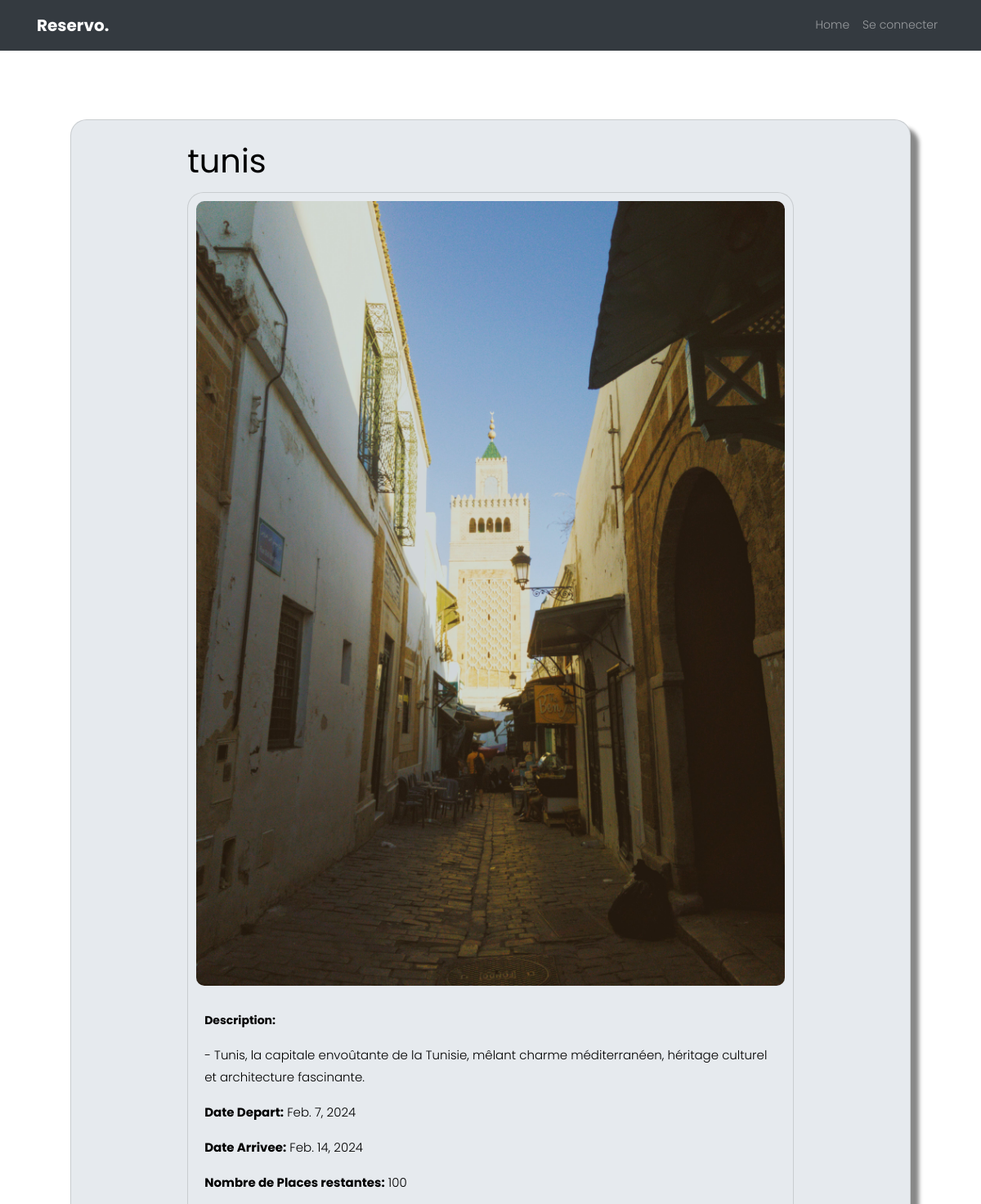
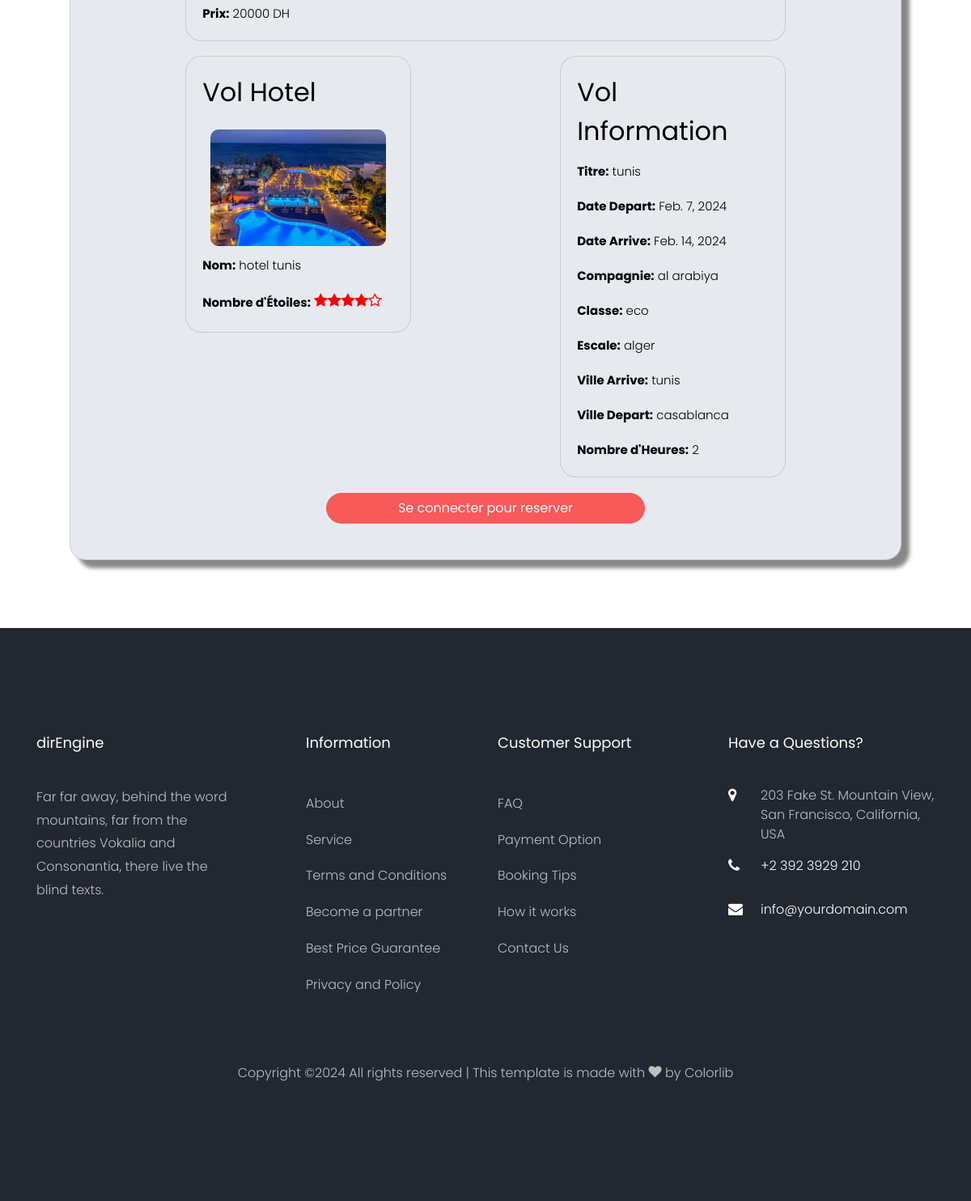
Page /detailsvoyage/1/ on the committed database (2 pictures, top to bottom).
### app1/models.py (models this page shows, shortened)
class Voyage(models.Model):
    titre = models.CharField(max_length=100)
    description = models.TextField(max_length=1000)
    date_depart = models.DateField()
    date_arrivee = models.DateField()
    prix = models.IntegerField(null=False, blank=False)#🚩here can be blank because it's only admin tasks , it can be that the admin dont know yet the price of the voyage
    nbr_places = models.IntegerField(null=False, blank=False)  #7ydt validators 7it daro liya mochkil
    image_voyage = models.ImageField(default = "voyagepic.png",null=True , blank=True)
    categorie = models.ForeignKey('Categorie', on_delete=models.CASCADE )
    promotion = models.ForeignKey('Promotion', null=True,blank=True, on_delete=models.CASCADE)
    vol = models.ForeignKey('Vol',on_delete=models.CASCADE)
    hotel = models.ForeignKey('Hotel',on_delete=models.CASCADE)

class Hotel(models.Model):
    nom = models.TextField(max_length=100)
    NBR_ETOILE = [
        (1, '⭐'),
        (2, '⭐⭐'),
        (3, '⭐⭐⭐'),
        (4, '⭐⭐⭐⭐'),
        (5, '⭐⭐⭐⭐⭐'),
    ]
    nbr_etoiles = models.IntegerField(choices=NBR_ETOILE, null=False, blank=False)
    nbr_chambres = models.IntegerField(null=False, blank=False)
    hotel_image = models.ImageField(default = "hotel.jpeg",null=True , blank=True)

class Vol(models.Model) :
    id = models.AutoField(primary_key=True)
    titre = models.CharField(max_length=100,default='titre1')
    date_depart = models.DateField(null=False , blank=False)
    date_arrive = models.DateField(null=False,blank=False)
    compagnie = models.CharField(null=False , blank=False , max_length=100)
    CLASSE_CHOICES =[
        ('eco','economie'),
        ('bsn','bisness')
    ]
    classe = models.CharField(choices=CLASSE_CHOICES,null=False, blank=False ,max_length=100)
    escale = models.CharField(max_length=100 ,null=False , blank=False)
    ville_arrive = models.CharField(max_length=100 ,null=False , blank=False)
    ville_depart = models.CharField(max_length=100 ,null=False , blank=False)
    nbr_heure = models.IntegerField(null=False, blank=False)

### app1/views.py (the view)
# urls.py: path('detailsvoyage/<str:pk>/', views.detailsvoyage, name='detailsvoyage'),
def detailsvoyage(request,pk) :
    voyage = Voyage.objects.get(id=pk)
    context = {'voyage':voyage}
    return render(request,"app1/detailsvoyage.html",context)

### app1/templates/app1/detailsvoyage.html (shortened to what this page needs)
{% load static %}
<!DOCTYPE html>
<html lang="en">
  <head>
    <link rel="stylesheet" href="https://stackpath.bootstrapcdn.com/bootstrap/4.3.1/css/bootstrap.min.css">
    <link rel="stylesheet" href="https://cdnjs.cloudflare.com/ajax/libs/font-awesome/6.5.1/css/all.min.css" />
    <link rel="stylesheet" href="{% static '/css/open-iconic-bootstrap.min.css'%}">
    <link rel="stylesheet" href="{% static '/css/animate.css'%}">
    <link rel="stylesheet" href="{% static '/css/owl.carousel.min.css'%}">
    <link rel="stylesheet" href="{% static '/css/owl.theme.default.min.css'%}">
    <link rel="stylesheet" href="{% static '/css/magnific-popup.css'%}">
    <link rel="stylesheet" href="{% static '/css/aos.css'%}">
    <link rel="stylesheet" href="{% static '/css/ionicons.min.css'%}">
    <link rel="stylesheet" href="{% static '/css/bootstrap-datepicker.css'%}">
    <link rel="stylesheet" href="{% static '/css/jquery.timepicker.css'%}">
  <link rel="stylesheet" href="{% static '/css/flaticon.css'%}">
  <link rel="stylesheet" href="{% static '/css/icomoon.css'%}">
  <link rel="stylesheet" href="{% static '/css/style.css'%}">
  <link rel="stylesheet" href="{% static '/css/Mycss.css'%}">
  </head>
  <body>
  <nav class="navbar navbar-expand-lg navbar-dark ftco_navbar bg-dark" id="ftco-navbar">
    <div class="container">
      <a class="navbar-brand" href="{% url 'home'  %}">Reservo.</a>
      <div class="collapse navbar-collapse" id="ftco-nav">
        <ul class="navbar-nav ml-auto">
          <li class="nav-item"><a href="{% url 'home' %}" class="nav-link">Home</a></li>
        {% if not user.is_authenticated %}
            <li class="nav-item cta"><a href="{% url 'login' %}" class="nav-link"><span>Se connecter</span></a></li>
        {% else %}
            <li class="nav-item active"><a href="{% url 'client'  %}" class="nav-link">Profile</a></li>
            <li class="nav-item cta"><a href="{% url 'logout' %}" class="nav-link"><span>Se déconnecter</span></a></li>
        {% endif %}
        </ul>
      </div>
    </div>
  </nav>
    <section class="ftco-section ftco-degree-bg">
      <div class="container-fluid">
          <div class="col-lg-12" >
          	<div class="row">
              <div class="container">
                <div class="col-md-12 mx-auto">
                   <div class="card card-body"> {% comment %}🔥the big cadre🔥{% endcomment %}
                    <div class="container">
                      <div class="container">
                        <div class="col-md-10 container">
                          <h1 class="text-center" style="text-align:left !important;">{{ voyage.titre }}</h1>
                        </div>
                        <div class="col-md-10 mx-auto">
                          <div class="card voyage-card" style="box-shadow: 0 0 0;">
                            <img class="card-img-top" src="{{ voyage.image_voyage.url }}" width="100%" alt="{{ voyage.titre }} Image">
                            <div class="card-body">
                              <p><span class="field-value">Description:</span></p>
                              <p class="card-text"> - {{ voyage.description }}</p>
                              <p class="card-text"><span class="field-value">Date Depart:</span> {{ voyage.date_depart }}</p>
                              <p class="card-text"><span class="field-value">Date Arrivee:</span> {{ voyage.date_arrivee }}</p>
                              <p class="card-text"><span class="field-value">Nombre de Places restantes:</span> {{ voyage.nbr_places }}</p>
                              <p class="card-text"><span class="field-value">Prix:</span> {{ voyage.prix }} DH</p>
                            </div>
                          </div>
                        </div>
                      <div class="row" style="margin: 2% auto">
                        <div class="col-md-4 mx-auto">
                          <div class="card" style="box-shadow: 0 0 0;">
                            <div class="card-body">
                              <h2 class="card-title">Vol Hotel</h2>
                              <img class="card-img-top" src="{{ voyage.hotel.hotel_image.url }}" alt="{{ voyage.hotel.nom }} Image">
                              <p class="card-text"><span class="field-value">Nom:</span> {{ voyage.hotel.nom }}</p>
                              <p class="card-text"><span class="field-value">Nombre d'Étoiles:</span>
                              {% if 5 == voyage.hotel.nbr_etoiles %}
                              <span style="font-size: 1.2em; color: red;">
                                <i class="icon-star"></i><i class="icon-star"></i><i class="icon-star"></i><i class="icon-star"></i><i class="icon-star"></i>
                              </span>
                              {% elif 4 == voyage.hotel.nbr_etoiles %}
                              <span style="font-size: 1.2em; color: red;">
                                <i class="icon-star"></i><i class="icon-star"></i><i class="icon-star"></i><i class="icon-star"></i><i class="icon-star-o"></i>
                              </span>
                              {% elif 3 == voyage.hotel.nbr_etoiles %}
                              <span style="font-size: 1.2em; color: red;">
                                <i class="icon-star"></i><i class="icon-star"></i><i class="icon-star"></i><i class="icon-star-o"></i><i class="icon-star-o"></i>
                              </span>
                              {% elif 2 == voyage.hotel.nbr_etoiles %}
                              <span style="font-size: 1.2em; color: red;">
                                <i class="icon-star"></i><i class="icon-star"></i><i class="icon-star-o"></i><i class="icon-star-o"></i><i class="icon-star-o"></i>
                              </span>
                              {% elif 1 == voyage.hotel.nbr_etoiles %}
                              <span style="font-size: 1.2em; color: red;">
                                <i class="icon-star"></i><i class="icon-star-o"></i><i class="icon-star-o"></i><i class="icon-star-o"></i><i class="icon-star-o"></i>
                              </span>
                              {% endif %}
                            </div>
                          </div>
                        </div>
                        <div class="col-md-4 mx-auto">
                          <div class="card" style="box-shadow: 0 0 0;">
                            <div class="card-body">
                              <h2 class="card-title">Vol Information</h2>
                              <p class="card-text"><span class="field-value">Titre:</span> {{ voyage.vol.titre }}</p>
                              <p class="card-text"><span class="field-value">Date Depart:</span> {{ voyage.vol.date_depart }}</p>
                              <p class="card-text"><span class="field-value">Date Arrive:</span> {{ voyage.vol.date_arrive }}</p>
                              <p class="card-text"><span class="field-value">Compagnie:</span> {{ voyage.vol.compagnie }}</p>
                              <p class="card-text"><span class="field-value">Classe:</span> {{ voyage.vol.classe }}</p>
                              <p class="card-text"><span class="field-value">Escale:</span> {{ voyage.vol.escale }}</p>
                              <p class="card-text"><span class="field-value">Ville Arrive:</span> {{ voyage.vol.ville_arrive }}</p>
                              <p class="card-text"><span class="field-value">Ville Depart:</span> {{ voyage.vol.ville_depart }}</p>
                              <p class="card-text"><span class="field-value">Nombre d'Heures:</span> {{ voyage.vol.nbr_heure }}</p>
                            </div>
                          </div>
                        </div>
                      </div>
                      </div>
                    </div>
                    {% if user.is_authenticated %}
                      <a class="hello-msg" href="{% url 'reserve' voyage.id %}"><input class="btn btn-primary btn-block mb-4 mx-auto" style="width:40%;" type="submit" value="je reserve"></a>
                    {% else %}
                    <a class="hello-msg" href="{% url 'login' %}"><input class="btn btn-primary btn-block mb-4 mx-auto" style="width: 40%;" type="submit" value="Se connecter pour reserver"></a>
                    {% endif %}
                  </div>
          	</div>
          </div>
        </div>
      </div>
    </section>
    <footer class="ftco-footer ftco-bg-dark ftco-section">
      <div class="container">
        <div class="row mb-5">
          <div class="col-md">
            <div class="ftco-footer-widget mb-4">
              <h2 class="ftco-heading-2">dirEngine</h2>
              <p>Far far away, behind the word mountains, far from the countries Vokalia and Consonantia, there live the blind texts.</p>
              <ul class="ftco-footer-social list-unstyled float-md-left float-lft mt-5">
              </ul>
            </div>
          </div>
          <div class="col-md">
            <div class="ftco-footer-widget mb-4 ml-md-5">
              <h2 class="ftco-heading-2">Information</h2>
              <ul class="list-unstyled">
                <li><a href="#" class="py-2 d-block">About</a></li>
                <li><a href="#" class="py-2 d-block">Service</a></li>
                <li><a href="#" class="py-2 d-block">Terms and Conditions</a></li>
                <li><a href="#" class="py-2 d-block">Become a partner</a></li>
                <li><a href="#" class="py-2 d-block">Best Price Guarantee</a></li>
                <li><a href="#" class="py-2 d-block">Privacy and Policy</a></li>
              </ul>
            </div>
          </div>
          <div class="col-md">
             <div class="ftco-footer-widget mb-4">
              <h2 class="ftco-heading-2">Customer Support</h2>
              <ul class="list-unstyled">
                <li><a href="#" class="py-2 d-block">FAQ</a></li>
                <li><a href="#" class="py-2 d-block">Payment Option</a></li>
                <li><a href="#" class="py-2 d-block">Booking Tips</a></li>
                <li><a href="#" class="py-2 d-block">How it works</a></li>
                <li><a href="#" class="py-2 d-block">Contact Us</a></li>
              </ul>
            </div>
          </div>
          <div class="col-md">
            <div class="ftco-footer-widget mb-4">
            	<h2 class="ftco-heading-2">Have a Questions?</h2>
            	<div class="block-23 mb-3">
	              <ul>
	                <li><span class="icon icon-map-marker"></span><span class="text">203 Fake St. Mountain View, San Francisco, California, USA</span></li>
	                <li><a href="#"><span class="icon icon-phone"></span><span class="text">+2 392 3929 210</span></a></li>
	                <li><a href="#"><span class="icon icon-envelope"></span><span class="text">info@yourdomain.com</span></a></li>
	              </ul>
	            </div>
            </div>
          </div>
        </div>
        <div class="row">
          <div class="col-md-12 text-center">
            <p>
  Copyright &copy;<script>document.write(new Date().getFullYear());</script> All rights reserved | This template is made with <i class="icon-heart" aria-hidden="true"></i> by <a href="https://colorlib.com" target="_blank">Colorlib</a>
  </p>
          </div>
        </div>
      </div>
    </footer>

### static/css/icomoon.css (style rules this page uses)
[class^="icon-"], [class*=" icon-"] { font-family: 'icomoon' !important; speak: none; font-style: normal; font-weight: normal; font-variant: normal; text-transform: none; line-height: 1; -webkit-font-smoothing: antialiased; -moz-osx-font-smoothing: grayscale; }
.icon-heart:before { content: "\f004"; }
.icon-star:before { content: "\f005"; }
.icon-star-o:before { content: "\f006"; }
.icon-map-marker:before { content: "\f041"; }
.icon-phone:before { content: "\f095"; }
.icon-envelope:before { content: "\f0e0"; }

### app1/templates/app1/detailsvoyage.html (style rules this page uses)
.card { border-radius: 20px; background-color: #e6eaee; box-shadow: 10px 10px 5px #888888; }
.card-img-top { border-radius: 20px; padding: 10px; }
.card-text { font-size: 15px; color: black; }
.field-value { font-weight: bold; color: black; }

### rows in the picture
Voyage: titre "tunis", image_voyage (picture), description "Tunis, la capitale envoûtante de la Tunisie, mêlant charme méditerranéen, héritage culturel et architecture fascinante.", date_depart "Feb. 7, 2024", date_arrivee "Feb. 14, 2024", nbr_places "100", prix "20000", hotel.hotel_image (picture), hotel.nom "hotel tunis", vol.titre "tunis", vol.date_depart "Feb. 7, 2024", vol.date_arrive "Feb. 14, 2024", vol.compagnie "al arabiya", vol.classe "eco", vol.escale "alger", vol.ville_arrive "tunis", vol.ville_depart "casablanca", vol.nbr_heure "2"
